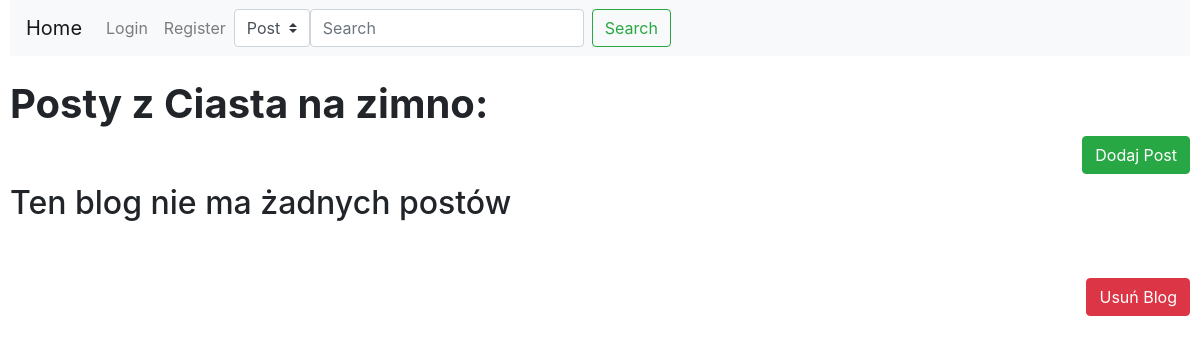
The app's page /profile/14/details/, older data.
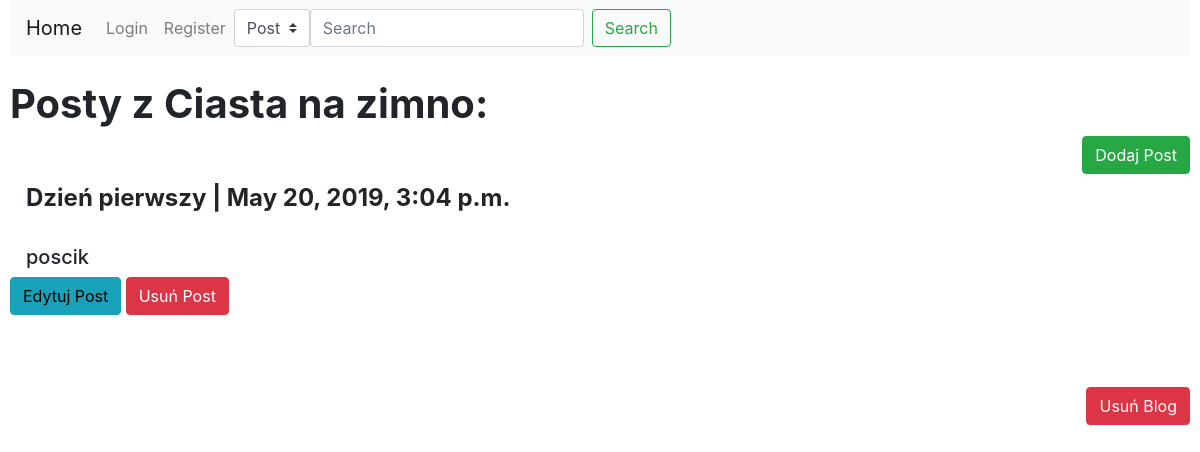
The same page, newer data.
### Blog/models.py (models this page shows)
class Post(models.Model):
    IDPost=models.AutoField(primary_key=True)
    Tytul=models.CharField(max_length=128)
    Tresc=models.TextField()
    Data=models.DateTimeField(default=timezone.now)
    IDBlog=models.ForeignKey(Blog,on_delete=models.CASCADE)
    Haslo=models.CharField(max_length=8,blank=True)
    Obraz=models.ImageField(upload_to=path_and_renamePost,default='Obrazki/default_pic.jpg',blank=True)

### Blog/views.py (the view)
# urls.py: path('profile/<int:blog_id>/details/', views.details, name='details'),
def details(request, blog_id):
    b = models.Blog.objects.get(IDBlog = blog_id)
    posts = models.Post.objects.filter(IDBlog = blog_id)
    return render(request,'Blog/blog.html', {'blog': b, 'posts': posts})

### Blog/templates/Blog/blog.html (shortened to what this page needs)
{%extends 'Blog/base.html'%}
{%block content%}
<h1><strong>Posty z {{blog.Nazwa}}:</strong></h1>
<button type="button" class="btn btn-success" data-toggle="modal" data-target="#DodajPostModal" style="float:right">Dodaj Post</button>
<br><br>
{%if posts%}
{%for post in posts%}
<div class="media">
        <div class="media-body">
          <h4 class="mt-0"><strong>{{post.Tytul}}  |   {{post.Data}}</strong></h4>
          <br>
         <h5>{{post.Tresc|truncatewords:25}}</h5>
        </div>
      </div>
      <button type="button" class="btn btn-info"><a href="/post/{{post.IDPost}}/edit" style="text-decoration: none">Edytuj Post</a></button>
<button type="button" class="btn btn-danger" data-toggle="modal" data-target="#UsunPost{{post.IDPost}}">
    Usuń Post
  </button>
  <br><br>
        </div>
{%endfor%}
{%else%}
<h2>Ten blog nie ma żadnych postów</h2>
{%endif%}
<br><br>
<button type="button" class="btn btn-danger" style="float: right" data-toggle="modal" data-target="#blogDeleteModal">
    Usuń Blog
  </button>
{%endblock%}

Row changes from the older to the newer data that the page shows:
added Post: Tytul "Dzień pierwszy", Data "May 20, 2019, 3:04 p.m.", Tresc "poscik"
Text that changed along with them:
text no longer shown: "Ten blog nie ma żadnych postów"
